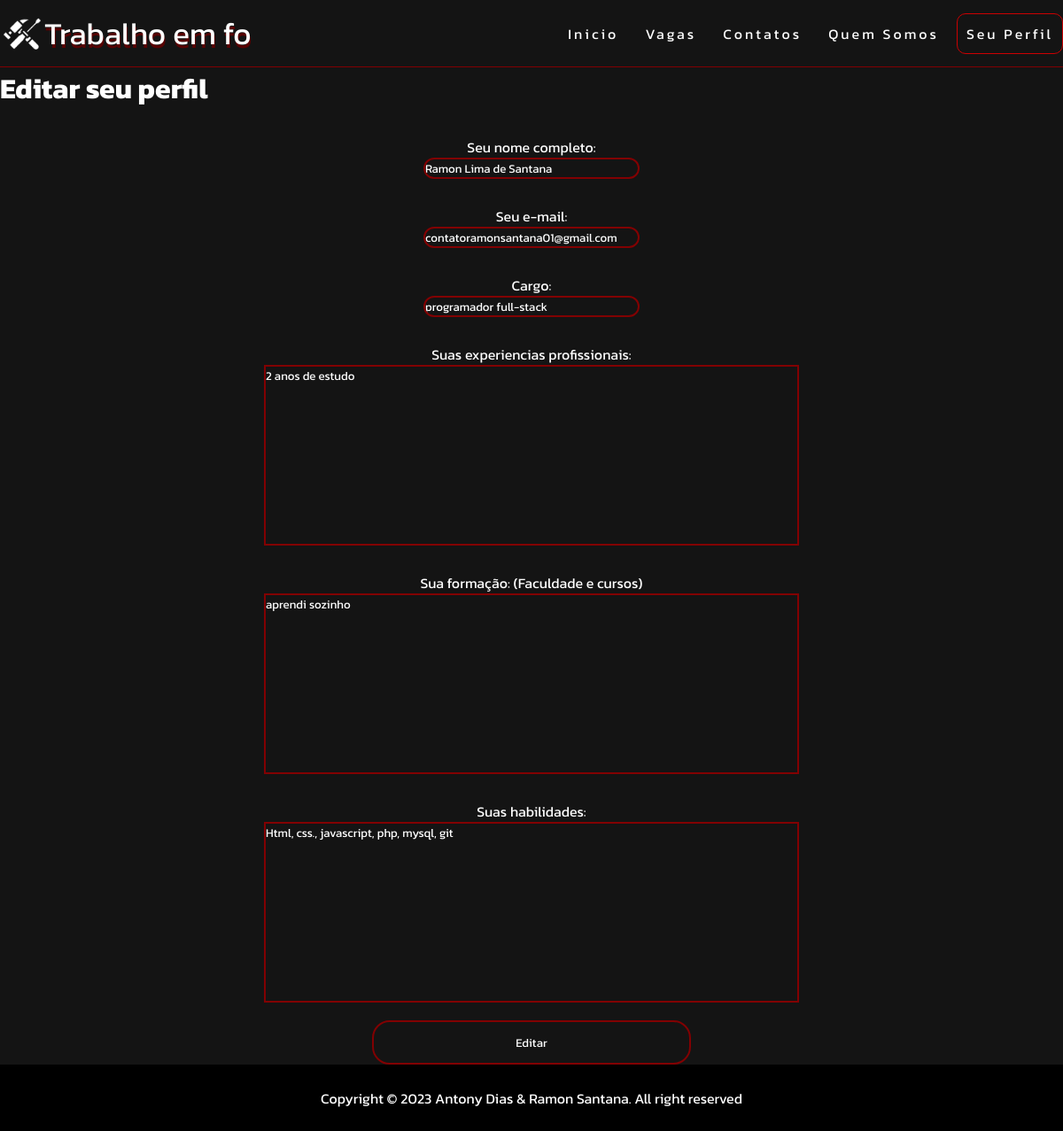
Page /candidato/editarperfil.php (signed in) on the committed database.
### tables this page shows
CREATE TABLE `candidato` (
  `id` int NOT NULL,
  `nome` varchar(250) DEFAULT NULL,
  `email` varchar(100) DEFAULT NULL,
  `xp` varchar(500) DEFAULT NULL,
  `formacao` varchar(500) DEFAULT NULL,
  `habilidades` varchar(500) DEFAULT NULL,
  `cargo` varchar(100) DEFAULT NULL,
  `foto` blob,
  `senha` varchar(250) DEFAULT NULL
);

### app/conexao/conexao.php (called while the page is built, shortened)
<?php
class conexao
{
    public static $instance;
    public static function getConexao()
    {
        if (!isset(self::$instance)) {
            self::$instance = new PDO('mysql:host=localhost;dbname=trabalhoemfoco', 'ramon', 'qwert123', array(PDO::MYSQL_ATTR_INIT_COMMAND => "SET NAMES utf8"));
            self::$instance->setAttribute(PDO::ATTR_ERRMODE, PDO::ERRMODE_EXCEPTION);
            self::$instance->setAttribute(PDO::ATTR_ORACLE_NULLS, PDO::NULL_EMPTY_STRING);
        }
        return self::$instance;
    }
}

### app/dao/candidatodao.php (called while the page is built, shortened)
<?php
class candidatoDAO{
    public function infoCandidato($id)
    {
        try {
            $sql = "SELECT * FROM candidato WHERE id = :id";
            $stmt = conexao::getConexao()->prepare($sql);
            $stmt->bindParam(":id", $id, PDO::PARAM_INT);
            $stmt->execute();
            $result = $stmt->fetch(PDO::FETCH_ASSOC);
            if ($result) {
                $candidato = new candidato();
                $candidato->setId($result['id']);
                $candidato->setNome($result['nome']);
                $candidato->setEmail($result['email']);
                $candidato->setXp($result['xp']);
                $candidato->setFormacao($result['formacao']);
                $candidato->setHabilidades($result['habilidades']);
                $candidato->setCargo($result['cargo']);
                return $candidato;
            } else {
                return false;
            }
        } catch (\Throwable $th) {
            echo "erro " . $th;
            return false;
        }
    }
}

### app/model/candidato.php (called while the page is built, shortened)
<?php
class candidato{
    private $nome;
    private $email;
    private $xp;
    private $formacao;
    private $habilidades;
    private $cargo;
    function getNome(){
        return $this->nome;
    }
    function getEmail(){
        return $this->email;
    }
    function getXp(){
        return $this->xp;
    }
    function getFormacao(){
        return $this->formacao;
    }
    function getHabilidades(){
        return $this->habilidades;
    }
    function getCargo(){
        return $this->cargo;
    }
    function setNome($nome){
        $this->nome = $nome;
    }
    function setEmail($email){
        $this->email = $email;
    }
    function setXp($xp){
        $this->xp = $xp;
    }
    function setFormacao($formacao){
        $this->formacao = $formacao;
    }
    function setHabilidades($habilidades){
        $this->habilidades = $habilidades;
    }
    function setCargo($cargo){
        $this->cargo = $cargo;
    }
}

### candidato/editarperfil.php (the view, shortened to what this page needs)
<?php
include_once "../app/model/candidato.php";
include_once "../app/dao/candidatodao.php";
include_once "../app/conexao/conexao.php";
$candidatodao = new candidatoDAO();
$id = $_SESSION['idCandidato'];
$dadosdocandidato = $candidatodao->infoCandidato($id);
?>
<!DOCTYPE html>
<html lang="pt-br">
<head>
    <link rel="stylesheet" href="../css/style.css">
    <link rel="stylesheet" href="../css/menu.css">
    <link rel="stylesheet" href="../css/editarperfil.css">
</head>
<body>
    <div class="barra">
        <div class="logo">
            <img src="../imagens/tools.png">
            <div id="texto"></div>
        </div>
        <nav class="barra">
            <ul class="nav-list">
                <li><a href="index.php">Inicio</a></li>
                <li><a href="vagas.php">Vagas</a></li>
                <li><a href="#contatos">Contatos</a></li>
                <li><a href="#quemsomos">Quem Somos</a></li>
                <li><a href="perfil.php" class="perfil">Seu Perfil</a></li>
            </ul>
        </nav>
    </div>
    <div class="tit">
        <h1>Editar seu perfil</h1>
    </div>
    <div class="formulario">
        <form action="../app/controller/candidatocontroller.php" method="post">
            <label for="nome">Seu nome completo:</label>
            <input type="text" name="nome" value="<?php echo $dadosdocandidato->getNome() ?>">
            <label for="email">Seu e-mail:</label>
            <input type="email" name="email" value="<?php echo $dadosdocandidato->getEmail()?>">
            <label for="cargo">Cargo:</label>
            <input type="text" name="cargo" id="cargo" value="<?php echo $dadosdocandidato->getCargo() ?>">
            <label for="xp">Suas experiencias profissionais:</label>
            <textarea name="xp" cols="30" rows="10" desabled><?php echo $dadosdocandidato->getXp()?></textarea>
            <label for="formacao">Sua formação: (Faculdade e cursos)</label>
            <textarea name="formacao" cols="30" rows="10"><?php echo $dadosdocandidato->getFormacao() ?></textarea>
            <label for="habilidades">Suas habilidades: </label>
            <textarea name="habilidades" cols="30" rows="10"><?php echo $dadosdocandidato->getHabilidades()?></textarea>
            <input type="submit" value="Editar" id="botao">
        </form>
    </div>
    <footer>
        <p>Copyright © 2023 Antony Dias & Ramon Santana. All right reserved</p>
    </footer>
</body>
</html>

### css/style.css (style rules this page uses)
* { margin: 0; padding: 0; font-family: Kanit; }
html { overflow-x: hidden; background-color: #141414; color: #fff; }
footer { width: 100%; height: 75px; background-color: #000; display: flex; justify-content: center; align-items: center; color: #fff; }

### css/menu.css (style rules this page uses)
#texto { color: white; font-size: 35px; }
div.barra { width: 100%; height: 75px; display: flex; justify-content: space-between; background-color: #141414; color: #fff; border-bottom: #820002 solid 1px; }
div.barra img { width: 50px; height: 50px; }
nav.barra { display: flex; align-items: center; justify-content:space-around; }
.logo { display: flex; justify-content: center; align-items: center; color: #cc0002; text-shadow: 1px 4px #580202; }
.logo img { width: 50px; height: 50px; }
.perfil { border: 1px solid #cc0002; }
.nav-list { list-style: none; display: flex; }
.nav-list li { letter-spacing: 3px; margin-left: 10px; }
nav.barra a { text-decoration:none; color:white; padding: 10px; border-radius:10px; }

### css/editarperfil.css (style rules this page uses)
.formulario { width: 100%; height: auto; }
.formulario form { display: flex; flex-direction: column; justify-content: center; align-items: center; width: 100%; height: auto; }
.formulario form input { width: 20%; background-color: #141414; border: 2px solid #820002; border-radius: 20px; color: #fff; }
.formulario form input::placeholder { color: #fff; }
.formulario form label { margin-top: 30px; }
.formulario form textarea { width: 50%; background-color: #141414; border: #820002 2px solid; color: #fff; resize: none; }
#botao { margin-top: 20px; width: 30%; height: 50px; }

### rows in the picture
candidato: nome "Ramon Lima de Santana", email "contatoramonsantana01@gmail.com", cargo "programador full-stack", xp "2 anos de estudo", formacao "aprendi sozinho", habilidades "Html, css., javascript, php, mysql, git"
